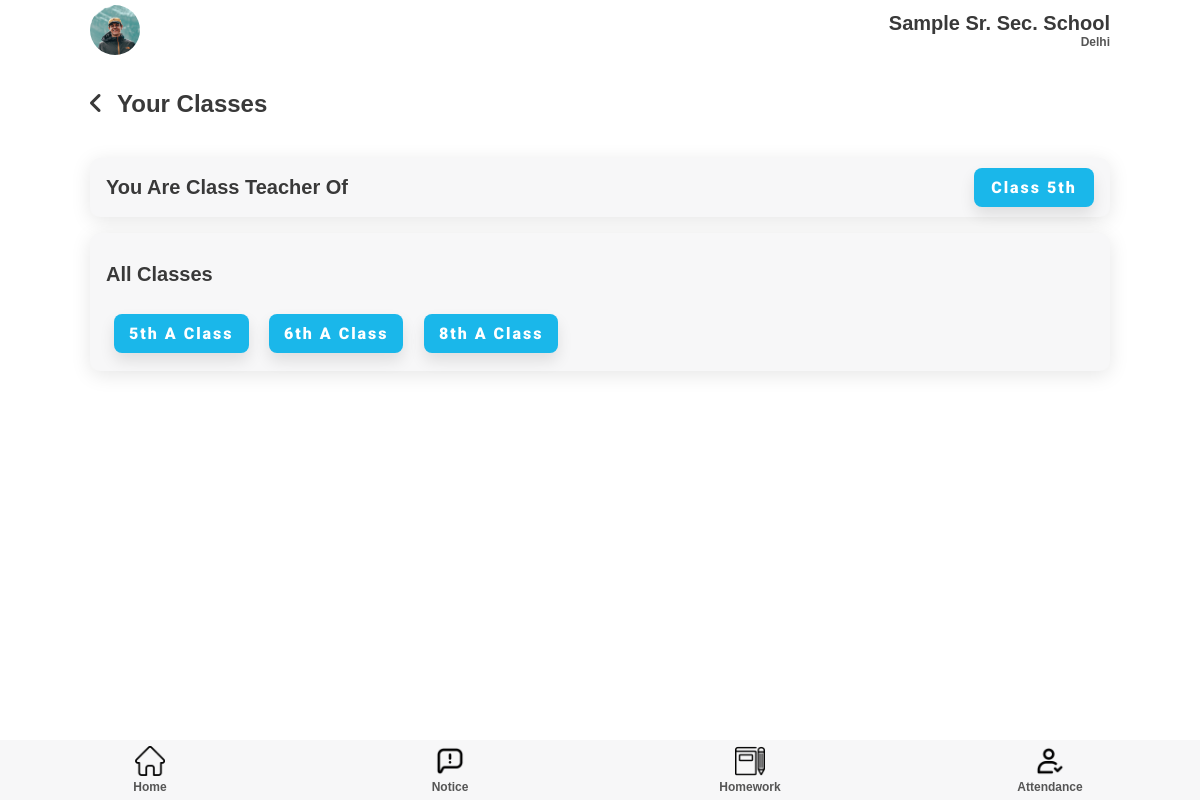
Screenshot of /teacher/yourClasses/ (signed in) with the database file from the repository.
### teacher/models.py (models this page shows)
class classSection(models.Model):
    Class = models.IntegerField()
    section = models.CharField(max_length=50)
    teacher = models.OneToOneField(teacher, on_delete=models.PROTECT)

class subject(models.Model):
    subject = models.CharField(max_length=50)
    Class = models.ForeignKey(classSection, on_delete=models.PROTECT)
    teacher = models.ForeignKey(teacher, on_delete=models.PROTECT)

### teacher/views.py (the view)
# urls.py: path('yourClasses/', views.YourClasses, name = 'yourClasses'),
def YourClasses(request):
    try:
        classTeacher = classSection.objects.get(teacher=request.user.id)
    except:
        classTeacher = None
    try:
        classes = subject.objects.filter(teacher=request.user.id)
    except:
        classes = None
    print(classTeacher)
    print(classes)
    return render(request, 'YourClasses.html', {'class': classTeacher, 'classes': classes})

### templates/teacher/YourClasses.html
{% extends 'attendance.html' %} {% load static %} {% block extra-head %}
<link rel="stylesheet" href="{% static '/css/style.css' %}" />
<link rel="stylesheet" href="{% static '/css/YourClasses.css' %}" />
{% endblock extra-head %} {% block content %} {% if msg %} {{ msg }} {% else %}
<section id="main">
  <div class="class-heading">
    <span><i class="fas fa-angle-left"></i></span>
    <h1>Your Classes</h1>
  </div>
  {% if class is not None %}
  <section class="class-teacher">
    <div class="component-back">
      <h2>You are class teacher of</h2>
      <a href="{% url 'teacher:addStudent' class.id %}"
        ><button class="btn btn-md">Class {{ class.Class }}th</button></a
      >
    </div>
  </section>
  {% else %} You are not class teacher of any class. {% endif %}
  <section class="All-classes">
    <div class="component-back">
      <div class="all-class-heading"><h2>All classes</h2></div>
      <div class="all-class-buttons">
        {% for class in classes %}
        <a href="{% url 'teacher:classStudentList' class.Class.id %}"
          ><button class="btn btn-md class-btn">
            {{class.Class.Class}}th {% if class.id %}{{class.Class.section}}
            Class{% endif %}
          </button></a
        >
        {% endfor %}
      </div>
    </div>
  </section>
</section>
{% endif %} {% endblock content %}

### static/css/style.css (style rules this page uses)
:root { --dark-green: #1ab7ea; --light-green: #9cdabd; --dark-red: #fb3f4a; --light-red: #fb878e; --light-red: #2196f3; --light-grey: #f7f7f8; --dark-grey: #e7e7e8; --dark: #393939; --faded: #555555; --center-width: 85%; }
* { box-sizing: border-box; margin: 0; padding: 0; }
body { font-family: "Arial", sans-serif; -webkit-font-smoothing: antialiased; }
a { text-decoration: none; }
* { margin: 0; padding: 0; }
#main { margin: auto; margin-bottom: 60px; width: 100%; background-color: #fff; }
.menu-list, .component-back { background-color: var(--light-grey); border-radius: 10px; display: flex; justify-content: space-between; align-items: center; margin: 1em 0; padding: 10px 16px; transition: all 0.5s ease 0s; box-shadow: 0px 4px 20px rgba(0, 0, 0, 0.1); }
.btn { display: inline-block; background: var(--dark-green); color: #fff; padding: 10px 15px; min-width: 120px; font-size: 1rem; text-align: center; border: none; cursor: pointer; outline: none; box-shadow: 0px 8px 15px rgba(0, 0, 0, 0.1); transition: all 0.3s ease 0s; border-radius: 8px; letter-spacing: 2px; font-family: "Roboto", sans-serif; font-weight: 900; }
.btn-md { font-size: 1rem; }
h1 { color: var(--dark); text-transform: capitalize; font-size: 24px; font-weight: 600; }
h2 { color: var(--dark); text-transform: capitalize; font-size: 20px; font-weight: 600; }

### static/css/YourClasses.css (style rules this page uses)
.class-heading { width: 85%; margin: 0 auto 40px; display: flex; align-items: center; }
.class-heading h1 { margin-left: 15px; }
.class-heading span { font-size: 24px; color: #393939; }
.class-teacher, .All-classes { width: 85%; margin: 10px auto; }
.All-classes .component-back { display: block; }
.all-class-heading { margin: 20px 0; }
.all-class-buttons { align-items: center; }
.class-btn { margin: 0.5em; background: var(#393939); }

### rows the page displays
classSection: Class "5"
subject: Class.Class "5", Class.section "A"
subject: Class.Class "6", Class.section "A"
subject: Class.Class "8", Class.section "A"
